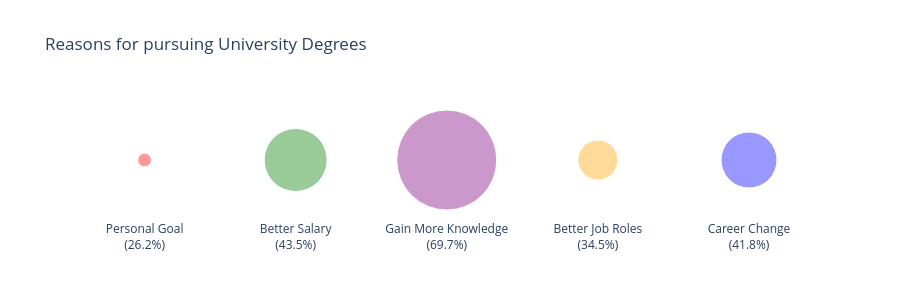

Source (notebook cell):
### Code cell
d = {
        'Gain More Knowledge': 69.7,
        'Better Job Roles': 34.5,
        'Personal Goal': 26.2,
        'Career Change': 41.8,
        'Better Salary': 43.5,
}

xx = ["Personal Goal", "Better Salary", "Gain More Knowledge", "Better Job Roles", "Career Change"]
xx = [_ + "<br>(" +str(d[_])+ "%)" for _ in xx]
yy = [""]*len(d)
zz = [13.7, 63, 100, 40, 56]
cc = ['red', 'green', 'purple', 'orange', "blue"] 

trace1 = go.Scatter(x = xx, y = [""]*len(d), mode='markers', name="", marker=dict(color=cc, opacity=0.4, size = zz))
layout = go.Layout(barmode='stack', height=300, margin=dict(l=100), title='Reasons for pursuing University Degrees',
                   legend = dict(orientation="h", x=0.1, y=1.15), plot_bgcolor='#fff', paper_bgcolor='#fff', 
                   showlegend=False)

fig = go.Figure(data=[trace1], layout=layout)
iplot(fig)

### Figure 1 — Plotly figure (JSON) as saved in the notebook; plotly's stock layout.template omitted (floating-point values rounded to 4 significant figures)
{"data": [{"marker": {"color": ["red", "green", "purple", "orange", "blue"], "opacity": 0.4, "size": [13.7, 63, 100, 40, 56]}, "mode": "markers", "name": "", "type": "scatter", "x": ["Personal Goal<br>(26.2%)", "Better Salary<br>(43.5%)", "Gain More Knowledge<br>(69.7%)", "Better Job Roles<br>(34.5%)", "Career Change<br>(41.8%)"], "y": ["", "", "", "", ""]}], "layout": {"barmode": "stack", "height": 300, "legend": {"orientation": "h", "x": 0.1, "y": 1.15}, "margin": {"l": 100}, "paper_bgcolor": "#fff", "plot_bgcolor": "#fff", "showlegend": false, "title": {"text": "Reasons for pursuing University Degrees"}}}
